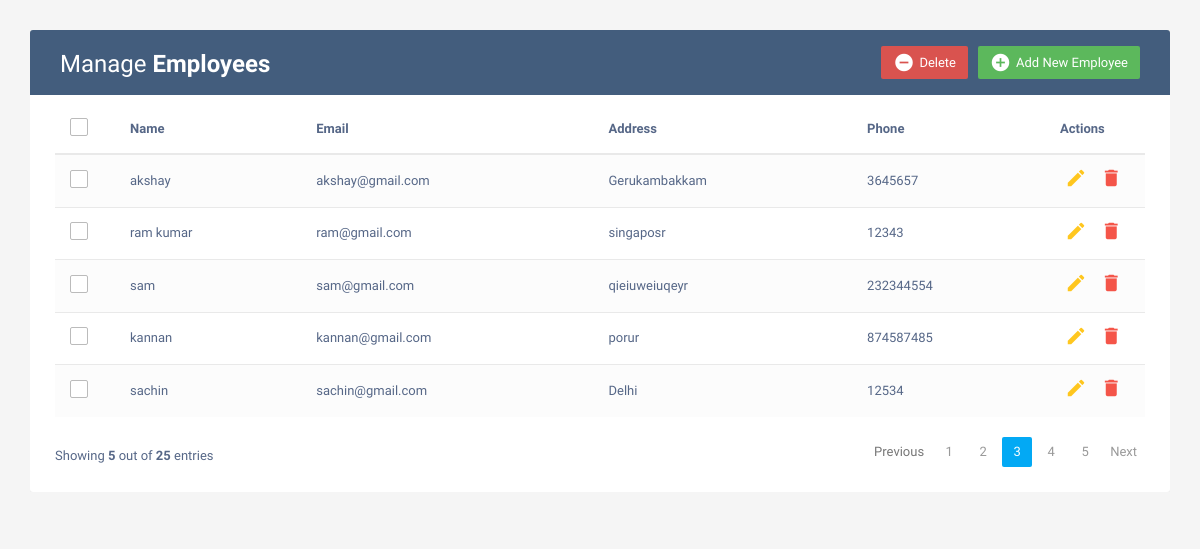
The page / on the database its author committed.
### polls/models.py (models this page shows, shortened)
class Employees(models.Model):
	name = models.CharField(max_length = 200)
	email = models.EmailField(max_length = 100)
	address = models.TextField()
	phone = models.IntegerField()

### polls/views.py (the view)
# urls.py: 2. Add a URL to urlpatterns:  path('', views.home, name='home')
def home(request):
	emp = Employees.objects.all()
	context = {'emp': emp}
	return render(request, 'home.html', context)

### polls/templates/home.html (shortened to what this page needs)
<!DOCTYPE html>
<html lang="en">
<head>
<link rel="stylesheet" href="https://maxcdn.bootstrapcdn.com/font-awesome/4.7.0/css/font-awesome.min.css">
<link rel="stylesheet" href="https://maxcdn.bootstrapcdn.com/bootstrap/3.3.7/css/bootstrap.min.css">
</head>
<body>
    <div class="container">
		<div class="table-responsive">
			<div class="table-wrapper">
				<div class="table-title">
					<div class="row">
						<div class="col-xs-6">
							<h2>Manage <b>Employees</b></h2>
						</div>
						<div class="col-xs-6">
							<a href="#addEmployeeModal" class="btn btn-success" data-toggle="modal"><i class="material-icons">&#xE147;</i> <span>Add New Employee</span></a>
							<a href="#deleteEmployeeModal" class="btn btn-danger" data-toggle="modal"><i class="material-icons">&#xE15C;</i> <span>Delete</span></a>
						</div>
					</div>
				</div>
				<table class="table table-striped table-hover">
					<thead>
						<tr>
							<th>
								<span class="custom-checkbox">
									<label for="selectAll"></label>
								</span>
							</th>
							<th>Name</th>
							<th>Email</th>
							<th>Address</th>
							<th>Phone</th>
							<th>Actions</th>
						</tr>
					</thead>
					<tbody>
						{% for i in emp %}
						<tr>
							<td>
								<span class="custom-checkbox">
									<label for="checkbox1"></label>
								</span>
							</td>
							<td>{{i.name}}</td>
							<td>{{i.email}}</td>
							<td>{{i.address}}</td>
							<td>{{i.phone}}</td>
							<td>
								<a href="#editEmployeeModal-{{forloop.counter}}" class="edit" data-toggle="modal"><i class="material-icons" data-toggle="tooltip" title="Edit">&#xE254;</i></a>
								<a href="#deleteEmployeeModal" class="delete" data-toggle="modal"><i class="material-icons" data-toggle="tooltip" title="Delete">&#xE872;</i></a>
							</td>
						</tr>
						{% endfor %}
					</tbody>
				</table>
				<div class="clearfix">
					<div class="hint-text">Showing <b>5</b> out of <b>25</b> entries</div>
					<ul class="pagination">
						<li class="page-item disabled"><a href="#">Previous</a></li>
						<li class="page-item"><a href="#" class="page-link">1</a></li>
						<li class="page-item"><a href="#" class="page-link">2</a></li>
						<li class="page-item active"><a href="#" class="page-link">3</a></li>
						<li class="page-item"><a href="#" class="page-link">4</a></li>
						<li class="page-item"><a href="#" class="page-link">5</a></li>
						<li class="page-item"><a href="#" class="page-link">Next</a></li>
					</ul>
				</div>
			</div>
		</div>
    </div>
</body>
</html>

### polls/templates/home.html (style rules this page uses)
body { color: #566787; background: #f5f5f5; font-family: 'Varela Round', sans-serif; font-size: 13px; }
.table-responsive { margin: 30px 0; }
.table-wrapper { min-width: 1000px; background: #fff; padding: 20px 25px; border-radius: 3px; box-shadow: 0 1px 1px rgba(0,0,0,.05); }
.table-title { padding-bottom: 15px; background: #435d7d; color: #fff; padding: 16px 30px; margin: -20px -25px 10px; border-radius: 3px 3px 0 0; }
.table-title h2 { margin: 5px 0 0; font-size: 24px; }
.table-title .btn { color: #fff; float: right; font-size: 13px; border: none; min-width: 50px; border-radius: 2px; border: none; outline: none !important; margin-left: 10px; }
.table-title .btn i { float: left; font-size: 21px; margin-right: 5px; }
.table-title .btn span { float: left; margin-top: 2px; }
table.table tr th, table.table tr td { border-color: #e9e9e9; padding: 12px 15px; vertical-align: middle; }
table.table tr th:first-child { width: 60px; }
table.table tr th:last-child { width: 100px; }
table.table-striped tbody tr:nth-of-type(odd) { background-color: #fcfcfc; }
table.table td:last-child i { opacity: 0.9; font-size: 22px; margin: 0 5px; }
table.table td a { font-weight: bold; color: #566787; display: inline-block; text-decoration: none; outline: none !important; }
table.table td a.edit { color: #FFC107; }
table.table td a.delete { color: #F44336; }
table.table td i { font-size: 19px; }
.pagination { float: right; margin: 0 0 5px; }
.pagination li a { border: none; font-size: 13px; min-width: 30px; min-height: 30px; color: #999; margin: 0 2px; line-height: 30px; border-radius: 2px !important; text-align: center; padding: 0 6px; }
.pagination li.active a, .pagination li.active a.page-link { background: #03A9F4; }
.hint-text { float: left; margin-top: 10px; font-size: 13px; }
.custom-checkbox { position: relative; }
.custom-checkbox label:before { width: 18px; height: 18px; }
.custom-checkbox label:before { content: ''; margin-right: 10px; display: inline-block; vertical-align: text-top; background: white; border: 1px solid #bbb; border-radius: 2px; box-sizing: border-box; z-index: 2; }

### rows shown on the page
Employees: name "akshay", email "akshay@gmail.com", address "Gerukambakkam", phone "3645657"
Employees: name "ram kumar", email "ram@gmail.com", address "singaposr", phone "12343"
Employees: name "sam", email "sam@gmail.com", address "qieiuweiuqeyr", phone "232344554"
Employees: name "kannan", email "kannan@gmail.com", address "porur", phone "874587485"
Employees: name "sachin", email "sachin@gmail.com", address "Delhi", phone "12534"
